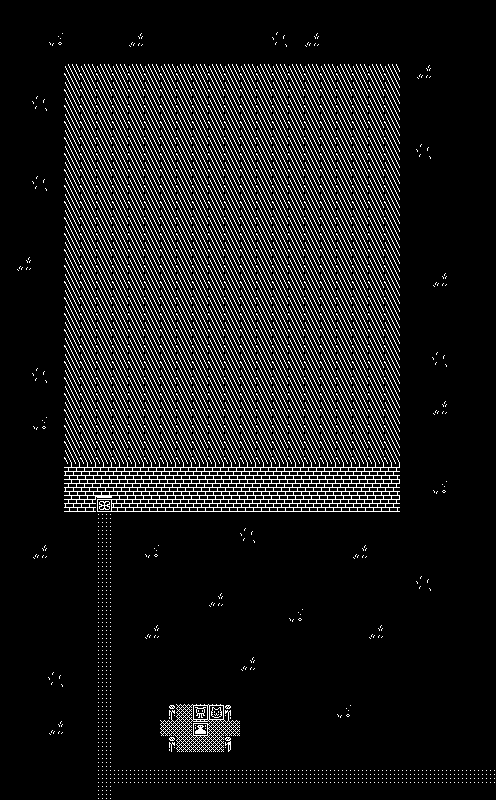

Tiled map render using the project's own tile images. Description and the map definition, with tile-layer contents summarised, below:
An orthogonal 31x50 tile map with 16x16 px tiles, 16 tile layers (dark, ground, floor, carpet, ...), 17 hidden layers not drawn, 3 tilesets.

<map version="1.10" tiledversion="1.11.2" orientation="orthogonal" renderorder="left-down" width="31" height="50" tilewidth="16" tileheight="16" infinite="0" nextlayerid="37" nextobjectid="1">
 <tileset firstgid="1" source="../sprites_2/tsxs/tileset_1.tsx" />
 <tileset firstgid="442" source="../sprites_2/tsxs/tileset_2.tsx" />
 <tileset firstgid="1492" source="../sprites/tsxs/tileset_1.tsx" />
 <layer id="21" name="dark" width="31" height="50">
  <data>[1550 cells, 1550 non-empty, 1 distinct tile ids]</data>
 </layer>
 <layer id="22" name="wardrobe1" width="31" height="50" visible="0">
  <data>[1550 cells, 21 non-empty, 1 distinct tile ids]</data>
 </layer>
 <layer id="28" name="wardrobe2" width="31" height="50" visible="0">
  <data>[1550 cells, 9 non-empty, 1 distinct tile ids]</data>
 </layer>
 <layer id="24" name="corridor" width="31" height="50" visible="0">
  <data>[1550 cells, 28 non-empty, 1 distinct tile ids]</data>
 </layer>
 <layer id="23" name="garage" width="31" height="50" visible="0">
  <data>[1550 cells, 6 non-empty, 1 distinct tile ids]</data>
 </layer>
 <layer id="25" name="hall" width="31" height="50" visible="0">
  <data>[1550 cells, 141 non-empty, 1 distinct tile ids]</data>
 </layer>
 <layer id="26" name="toilet1" width="31" height="50" visible="0">
  <data>[1550 cells, 7 non-empty, 1 distinct tile ids]</data>
 </layer>
 <layer id="27" name="toilet2" width="31" height="50" visible="0">
  <data>[1550 cells, 7 non-empty, 1 distinct tile ids]</data>
 </layer>
 <layer id="30" name="room1" width="31" height="50" visible="0">
  <data>[1550 cells, 12 non-empty, 1 distinct tile ids]</data>
 </layer>
 <layer id="31" name="room2" width="31" height="50" visible="0">
  <data>[1550 cells, 60 non-empty, 1 distinct tile ids]</data>
 </layer>
 <layer id="32" name="kitchen1" width="31" height="50" visible="0">
  <data>[1550 cells, 15 non-empty, 1 distinct tile ids]</data>
 </layer>
 <layer id="33" name="kitchen2" width="31" height="50" visible="0">
  <data>[1550 cells, 15 non-empty, 1 distinct tile ids]</data>
 </layer>
 <layer id="34" name="kitchen3" width="31" height="50" visible="0">
  <data>[1550 cells, 10 non-empty, 1 distinct tile ids]</data>
 </layer>
 <layer id="35" name="kitchen4" width="31" height="50" visible="0">
  <data>[1550 cells, 24 non-empty, 1 distinct tile ids]</data>
 </layer>
 <layer id="36" name="kitchen5" width="31" height="50" visible="0">
  <data>[1550 cells, 12 non-empty, 1 distinct tile ids]</data>
 </layer>
 <layer id="1" name="ground" width="31" height="50">
  <data>[1550 cells, 1550 non-empty, 8 distinct tile ids]</data>
 </layer>
 <layer id="3" name="floor" width="31" height="50" tintcolor="#6b6b6b">
  <data>[1550 cells, 391 non-empty, 4 distinct tile ids]</data>
 </layer>
 <layer id="9" name="carpet" width="31" height="50" tintcolor="#d9d9d9">
  <data>[1550 cells, 114 non-empty, 20 distinct tile ids]</data>
 </layer>
 <layer id="2" name="walls" width="31" height="50">
  <data>[1550 cells, 196 non-empty, 1 distinct tile ids]</data>
 </layer>
 <layer id="6" name="closets" width="31" height="50">
  <data>[1550 cells, 10 non-empty, 3 distinct tile ids]</data>
 </layer>
 <layer id="4" name="doors" width="31" height="50">
  <data>[1550 cells, 14 non-empty, 2 distinct tile ids]</data>
 </layer>
 <layer id="5" name="furniture_back" width="31" height="50">
  <data>[1550 cells, 141 non-empty, 36 distinct tile ids]</data>
 </layer>
 <layer id="7" name="furniture_front" width="31" height="50">
  <data>[1550 cells, 16 non-empty, 14 distinct tile ids]</data>
 </layer>
 <layer id="8" name="generator" width="31" height="50">
  <data>[1550 cells, 1 non-empty, 1 distinct tile ids]</data>
 </layer>
 <layer id="12" name="roof" width="31" height="50">
  <data>[1550 cells, 571 non-empty, 2 distinct tile ids]</data>
 </layer>
 <layer id="13" name="roof_tent" width="31" height="50">
  <data>[1550 cells, 11 non-empty, 1 distinct tile ids]</data>
 </layer>
 <layer id="20" name="tool_board" width="31" height="50">
  <data>[1550 cells, 1 non-empty, 1 distinct tile ids]</data>
 </layer>
 <layer id="19" name="sanity" width="31" height="50">
  <data>[1550 cells, 1 non-empty, 1 distinct tile ids]</data>
 </layer>
 <layer id="18" name="spawn" width="31" height="50">
  <data>[1550 cells, 1 non-empty, 1 distinct tile ids]</data>
 </layer>
 <layer id="17" name="main_door" width="31" height="50">
  <data>[1550 cells, 1 non-empty, 1 distinct tile ids]</data>
 </layer>
 <layer id="16" name="ghost_wall" width="31" height="50" visible="0">
  <data>[1550 cells, 102 non-empty, 1 distinct tile ids]</data>
 </layer>
 <layer id="14" name="exit" width="31" height="50" visible="0">
  <data>[1550 cells, 2 non-empty, 1 distinct tile ids]</data>
 </layer>
 <layer id="15" name="collitions" width="31" height="50" visible="0">
  <data>[1550 cells, 425 non-empty, 1 distinct tile ids]</data>
 </layer>
</map>
